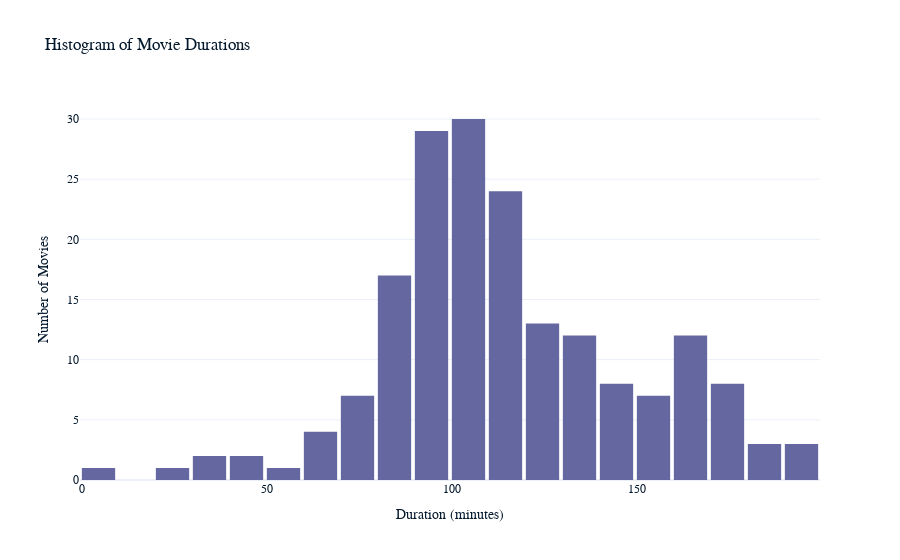

The code cell stored with this chart in its notebook:
### Code cell
#we have obtained our most frequent duration but lets do it a bit nicer with plotly
import plotly.express as px
fig = px.histogram(netflix_df_19s, x='duration', 
                   nbins=20,  # Adjust number of bins as needed
                   title='Histogram of Movie Durations',
                   labels={'duration': 'Duration (minutes)', 'count': 'Frequency'})

# Customize layout (optional)
fig.update_layout(
    xaxis_title="Duration (minutes)",
    yaxis_title="Number of Movies",
    bargap=0.1  # Small gap between bars
)

# Show the plot
fig.show()
#this graph is more interactive and hovering reveals 30 movies between 100 to 109 mins

### Figure 1 — Plotly figure (JSON) as saved in the notebook; plotly's stock layout.template omitted (floating-point values rounded to 4 significant figures; data arrays with more than 128 entries replaced by an {"elided": "..."} marker saying what was removed)
{"data": [{"alignmentgroup": "True", "bingroup": "x", "hovertemplate": "Duration (minutes)=%{x}<br>count=%{y}<extra></extra>", "legendgroup": "", "marker": {"color": "#6568a0", "pattern": {"shape": ""}}, "name": "", "nbinsx": 20, "offsetgroup": "", "orientation": "v", "showlegend": false, "x": {"elided": "184 int values"}, "xaxis": "x", "yaxis": "y", "type": "histogram"}], "layout": {"xaxis": {"anchor": "y", "domain": [0, 1], "title": {"text": "Duration (minutes)"}}, "yaxis": {"anchor": "x", "domain": [0, 1], "title": {"text": "Number of Movies"}}, "legend": {"tracegroupgap": 0}, "title": {"text": "Histogram of Movie Durations"}, "barmode": "relative", "bargap": 0.1}}
